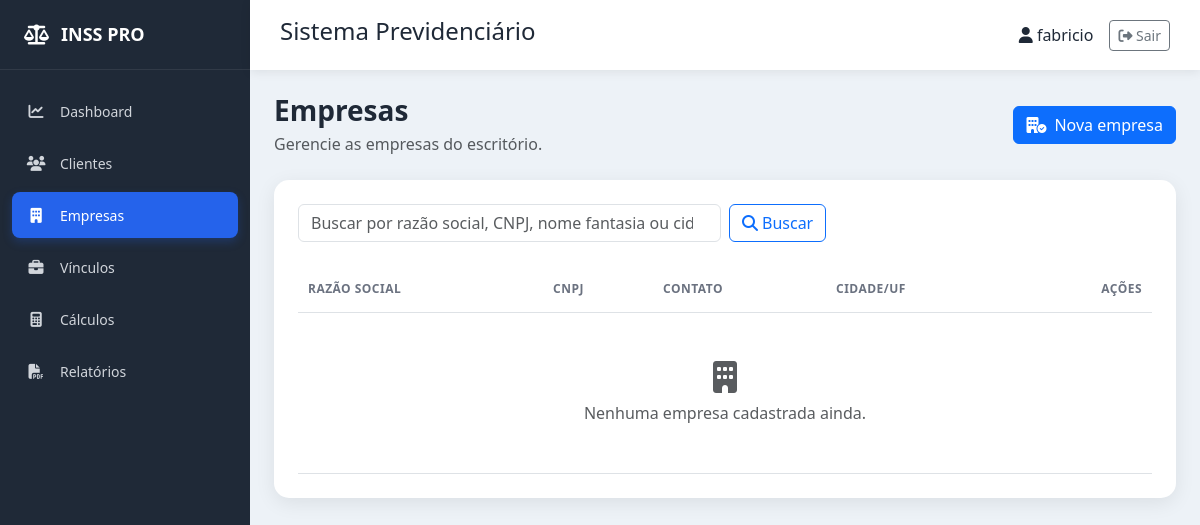
Page /empresas/ (signed in) on the earlier database version.
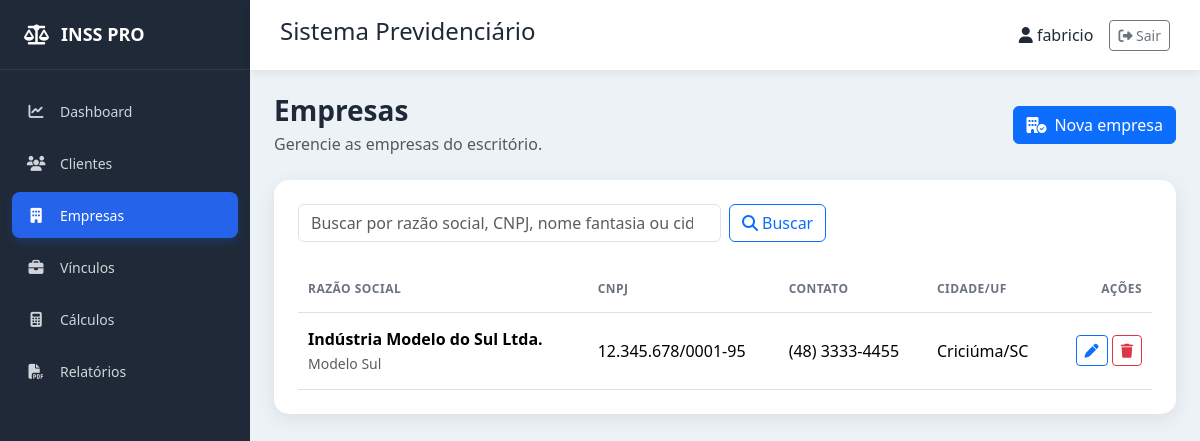
Same page on the later database version.
### empresas/models.py (models this page shows, shortened)
class Empresa(models.Model):
    razao_social = models.CharField(max_length=200)
    nome_fantasia = models.CharField(max_length=200, blank=True)
    cnpj = models.CharField(max_length=18, unique=True)
    inscricao_estadual = models.CharField(max_length=30, blank=True)
    telefone = models.CharField(max_length=20, blank=True)
    email = models.EmailField(blank=True)
    cep = models.CharField(max_length=10, blank=True)
    endereco = models.CharField(max_length=200, blank=True)
    numero = models.CharField(max_length=10, blank=True)
    complemento = models.CharField(max_length=100, blank=True)
    bairro = models.CharField(max_length=100, blank=True)
    cidade = models.CharField(max_length=100, blank=True)
    estado = models.CharField(max_length=2, blank=True)
    observacoes = models.TextField(blank=True)
    criado_em = models.DateTimeField(auto_now_add=True)
    atualizado_em = models.DateTimeField(auto_now=True)
    class Meta:
        ordering = ["razao_social"]
        verbose_name = "Empresa"
        verbose_name_plural = "Empresas"

### empresas/views.py (the view)
# urls.py: path("empresas/", views.lista, name="lista"),
def lista(request):
    termo = request.GET.get("q", "").strip()
    empresas = Empresa.objects.all()
    if termo:
        empresas = empresas.filter(Q(razao_social__icontains=termo) | Q(nome_fantasia__icontains=termo) | Q(cnpj__icontains=termo) | Q(cidade__icontains=termo))
    return render(request, "empresas/lista.html", {"empresas": empresas, "termo": termo})

### templates/empresas/lista.html (shortened to what this page needs)
{% extends "base.html" %}
{% block content %}
<div class="page-header d-flex flex-wrap justify-content-between align-items-center gap-3 mb-4"><div><h1 class="h3 mb-1">Empresas</h1><p class="text-muted mb-0">Gerencie as empresas do escritório.</p></div><a href="{% url 'empresas:cadastrar' %}" class="btn btn-primary"><i class="fa-solid fa-building-circle-check me-2"></i>Nova empresa</a></div>
<div class="card content-card"><div class="card-body p-4"><form method="get" class="row g-2 mb-4"><div class="col-md-8 col-lg-6"><input type="search" name="q" value="{{ termo }}" class="form-control" placeholder="Buscar por razão social, CNPJ, nome fantasia ou cidade"></div><div class="col-auto"><button class="btn btn-outline-primary" type="submit"><i class="fa-solid fa-magnifying-glass me-1"></i>Buscar</button></div>{% if termo %}<div class="col-auto"><a href="{% url 'empresas:lista' %}" class="btn btn-outline-secondary">Limpar</a></div>{% endif %}</form><div class="table-responsive"><table class="table align-middle mb-0"><thead><tr><th>Razão social</th><th>CNPJ</th><th>Contato</th><th>Cidade/UF</th><th class="text-end">Ações</th></tr></thead><tbody>{% for empresa in empresas %}<tr><td><strong>{{ empresa.razao_social }}</strong><br><small class="text-muted">{{ empresa.nome_fantasia|default:"Sem nome fantasia" }}</small></td><td>{{ empresa.cnpj }}</td><td>{{ empresa.telefone|default:empresa.email|default:"Não informado" }}</td><td>{% if empresa.cidade %}{{ empresa.cidade }}{% if empresa.estado %}/{{ empresa.estado }}{% endif %}{% else %}—{% endif %}</td><td class="text-end text-nowrap"><a href="{% url 'empresas:editar' empresa.pk %}" class="btn btn-sm btn-outline-primary" aria-label="Editar {{ empresa.razao_social }}"><i class="fa-solid fa-pen"></i></a> <a href="{% url 'empresas:excluir' empresa.pk %}" class="btn btn-sm btn-outline-danger" aria-label="Excluir {{ empresa.razao_social }}"><i class="fa-solid fa-trash"></i></a></td></tr>{% empty %}<tr><td colspan="5" class="text-center py-5 text-muted"><i class="fa-solid fa-building fs-2 d-block mb-2"></i>{% if termo %}Nenhuma empresa encontrada para a busca.{% else %}Nenhuma empresa cadastrada ainda.{% endif %}</td></tr>{% endfor %}</tbody></table></div></div></div>
{% endblock %}

Differences in the rows shown:
added Empresa: razao_social "Indústria Modelo do Sul Ltda.", nome_fantasia "Modelo Sul", cnpj "12.345.678/0001-95", telefone "(48) 3333-4455", cidade "Criciúma", estado "SC"
Other differences:
text no longer shown: "Nenhuma empresa cadastrada ainda."
